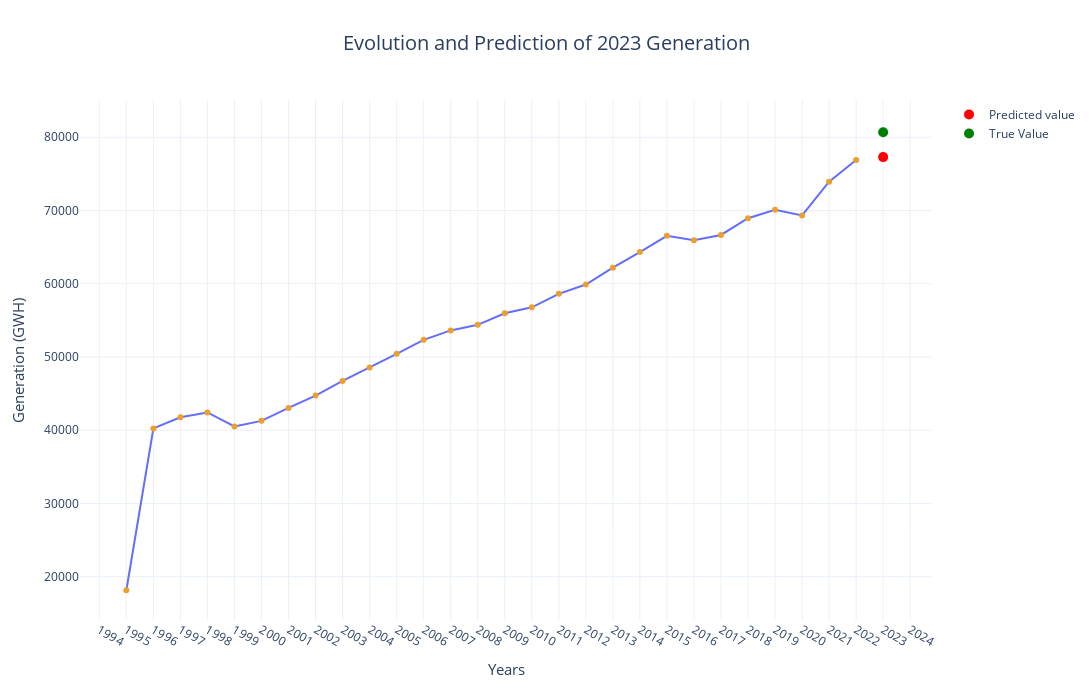

Notebook code for this chart:
### Markdown cell above
## **5. Modelo de Regresión**   

### **5.1. Modelo de regresión lineal para predicción futura de generación eléctrica.**

**Proceso:**

1. **Inicialización y ajuste del modelo:**
   - Se utiliza el modelo de regresión lineal (`LinearRegression()`) para ajustar los datos históricos de generación eléctrica. El modelo se ajusta a los valores de la columna "Fecha" (año) y "Total" (generación en GWH).
   
2. **Predicción para el año 2023:**
   - Se realiza una predicción para la generación eléctrica en el año 2023 usando el modelo ajustado.

3. **Visualización con Plotly:**
   - Se genera un gráfico de líneas con `plotly` que muestra la evolución de la generación eléctrica a lo largo de los años. Se incluye un marcador para la predicción de 2023 (en rojo) y el valor verdadero de 2023 (en verde), mostrando la comparación visual entre ambos.

4. **Visualización con Seaborn:**
   - Se genera un gráfico de líneas y puntos usando `seaborn` para mostrar la evolución de la generación y la predicción de 2023. Se incluyen anotaciones para los valores de la predicción y el valor verdadero.

5. **Cálculo de la diferencia relativa:**
   - Se calcula y se imprime la diferencia porcentual entre la predicción del modelo y el valor real de la generación de 2023.

**Notas:**
- El valor predicho por el modelo de regresión lineal para el año 2023 es de aproximadamente **[predicción] GWH**, mientras que el valor real es **80,687.35 GWH**.
- La diferencia entre la predicción y el valor real es de aproximadamente **[diferencia %]**%.

### Code cell
#1  Initialize the Linear Regression model
temp_reg = LinearRegression()

#1  Fit the model to the data
temp_reg.fit(np.array(data["Fecha"]).reshape(-1, 1), np.array(data["Total"]).reshape(-1, 1))

# 2 Predict the value for the year 2023
prediccion = temp_reg.predict(np.array(2023).reshape(1, -1)).item()

# Print the prediction for 2023
print(f"Prediction for 2023: {round(prediccion,2)} GWH")

#3 Plot the data using Plotly
fig = px.line(data, x='Fecha', y='Total', title='Evolution and Prediction of 2023 Generation ',
              labels={'Fecha': 'Years', 'Total': 'Generation (GWH)'}, markers=True)

#3 Update the trace marker color
fig.update_traces(marker=dict(color='#EBA02E'))

#3 Add the prediction point
fig.add_trace(go.Scatter(
    x=[2023], y=[prediccion],
    mode='markers', name='Predicted value',
    marker=dict(color='red', size=10)
))

#3 Add the true value point
fig.add_trace(go.Scatter(
    x=[2023], y=[80687.35],
    mode='markers', name='True Value',
    marker=dict(color='green', size=10)
))

#3 Update the layout
fig.update_layout(
    xaxis=dict(tickmode='linear'),
    yaxis=dict(tickformat=".0f"),
    template='plotly_white',
    title=dict(font=dict(size=20), x=0.5,  # Centring the title
        xanchor='center',),
    xaxis_title=dict(font=dict(size=15)),
    yaxis_title=dict(font=dict(size=15)),
    legend=dict(font=dict(size=12)),width=1400,height=700
)

# Show the plot
fig.show()

#4 Seaborn Plot for github visualization
plt.figure(figsize=(17,10))
sns.lineplot(x="Fecha",y="Total",data=data,marker='o')
sns.scatterplot(x=[2023],y=prediccion,color="red",label="Predicted Value 2023")
sns.scatterplot(x=[2023],y=80687.35,label="True Value (2023)")#dato verdadero sacado del dashboaard

plt.annotate(f'{prediccion:.2f} GWH', (2023, prediccion), textcoords="offset points", xytext=(0,10), ha='center')


plt.annotate(f'{80687.35:.2f} GWH', (2023, 80687.35), textcoords="offset points", xytext=(0,10), ha='center')
plt.grid(alpha=0.5)
plt.xticks(ticks=range(1995, 2024, 1), rotation=45)
plt.title('Evolution and Prediction of 2023 Generation ',fontsize=18)
plt.xlabel('Years')
plt.ylabel('Generation(GWH)')
plt.show()
#5
print(f"The value predicted by the linear regression model is {round(prediccion,2)} GWh (shown in red on the graph), while the actual value is 80,687.35 GWh (shown in green).")
print(f"the difference between the predicted value and the true value is: {round((80687.35-prediccion)/80687.35*100,2)} %")

### Figure 1 — Plotly figure (JSON) as saved in the notebook; plotly's stock layout.template omitted (floating-point values rounded to 4 significant figures)
{"data": [{"hovertemplate": "Years=%{x}<br>Generation (GWH)=%{y}<extra></extra>", "legendgroup": "", "line": {"color": "#636efa", "dash": "solid"}, "marker": {"color": "#EBA02E", "symbol": "circle"}, "mode": "lines+markers", "name": "", "orientation": "v", "showlegend": false, "type": "scatter", "x": [1995, 1996, 1997, 1998, 1999, 2000, 2001, 2002, 2003, 2004, 2005, 2006, 2007, 2008, 2009, 2010, 2011, 2012, 2013, 2014, 2015, 2016, 2017, 2018, 2019, 2020, 2021, 2022], "xaxis": "x", "y": [18148, 40249, 41768, 42422, 40514, 41277, 43048, 44734, 46735, 48563, 50431, 52340, 53627, 54395, 55965, 56787, 58621, 59891, 62197, 64328, 66548, 65943, 66667, 68947, 70114, 69324, 73933, 76908], "yaxis": "y"}, {"marker": {"color": "red", "size": 10}, "mode": "markers", "name": "Predicted value", "type": "scatter", "x": [2023], "y": [77290.0]}, {"marker": {"color": "green", "size": 10}, "mode": "markers", "name": "True Value", "type": "scatter", "x": [2023], "y": [80690.0]}], "layout": {"height": 700, "legend": {"font": {"size": 12}, "tracegroupgap": 0}, "title": {"font": {"size": 20}, "text": "Evolution and Prediction of 2023 Generation ", "x": 0.5, "xanchor": "center"}, "width": 1400, "xaxis": {"anchor": "y", "domain": [0, 1], "tickmode": "linear", "title": {"font": {"size": 15}, "text": "Years"}}, "yaxis": {"anchor": "x", "domain": [0, 1], "tickformat": ".0f", "title": {"font": {"size": 15}, "text": "Generation (GWH)"}}}}
